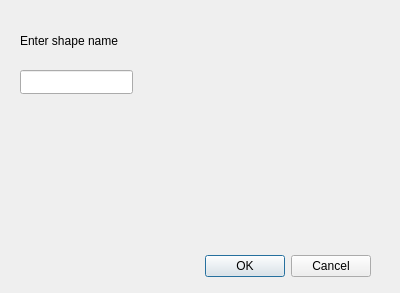
<?xml version="1.0" encoding="UTF-8"?>
<ui version="4.0">
 <class>NameDialog</class>
 <widget class="QDialog" name="NameDialog">
  <property name="geometry">
   <rect>
    <x>0</x>
    <y>0</y>
    <width>400</width>
    <height>293</height>
   </rect>
  </property>
  <property name="windowTitle">
   <string>Dialog</string>
  </property>
  <widget class="QWidget" name="layoutWidget">
   <property name="geometry">
    <rect>
     <x>20</x>
     <y>250</y>
     <width>351</width>
     <height>33</height>
    </rect>
   </property>
   <layout class="QHBoxLayout">
    <property name="spacing">
     <number>6</number>
    </property>
    <property name="margin" stdset="0">
     <number>0</number>
    </property>
    <item>
     <spacer>
      <property name="orientation">
       <enum>Qt::Orientation::Horizontal</enum>
      </property>
      <property name="sizeHint" stdset="0">
       <size>
        <width>131</width>
        <height>31</height>
       </size>
      </property>
     </spacer>
    </item>
    <item>
     <widget class="QPushButton" name="okButton">
      <property name="text">
       <string>OK</string>
      </property>
     </widget>
    </item>
    <item>
     <widget class="QPushButton" name="cancelButton">
      <property name="text">
       <string>Cancel</string>
      </property>
     </widget>
    </item>
   </layout>
  </widget>
  <widget class="QLineEdit" name="nameLineEdit">
   <property name="geometry">
    <rect>
     <x>20</x>
     <y>70</y>
     <width>113</width>
     <height>24</height>
    </rect>
   </property>
  </widget>
  <widget class="QLabel" name="label">
   <property name="geometry">
    <rect>
     <x>20</x>
     <y>20</y>
     <width>181</width>
     <height>41</height>
    </rect>
   </property>
   <property name="text">
    <string>Enter shape name</string>
   </property>
  </widget>
 </widget>
 <resources/>
 <connections>
  <connection>
   <sender>okButton</sender>
   <signal>clicked()</signal>
   <receiver>NameDialog</receiver>
   <slot>accept()</slot>
   <hints>
    <hint type="sourcelabel">
     <x>278</x>
     <y>253</y>
    </hint>
    <hint type="destinationlabel">
     <x>96</x>
     <y>254</y>
    </hint>
   </hints>
  </connection>
  <connection>
   <sender>cancelButton</sender>
   <signal>clicked()</signal>
   <receiver>NameDialog</receiver>
   <slot>reject()</slot>
   <hints>
    <hint type="sourcelabel">
     <x>369</x>
     <y>253</y>
    </hint>
    <hint type="destinationlabel">
     <x>179</x>
     <y>282</y>
    </hint>
   </hints>
  </connection>
 </connections>
</ui>
